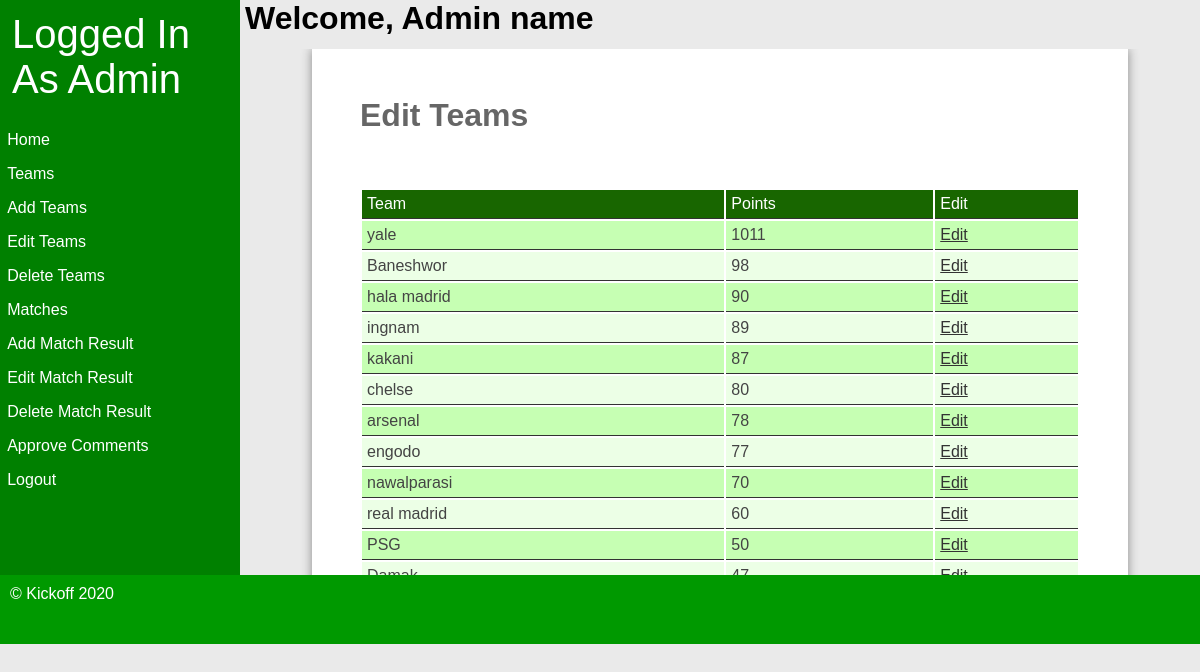
The page /admin_edit_team.php (signed in) on the database its author committed.
### tables this page shows
CREATE TABLE `teams` (
  `team_id` int(11) NOT NULL,
  `team_name` varchar(255) NOT NULL,
  `points` int(11) NOT NULL
);

### admin_edit_team.php (the view, shortened to what this page needs)
<?php  require 'databaseconnection.php';
	   require 'admin_header.php';
?>
		<div class="admin-main">
			<h1 class="admin-welcome">Welcome, Admin name</h1>
			<div class="admin-main-content">
				<main class="home">
					<h1>Edit Teams</h1><br>
					<table class="teams">
						<thead>
							<tr>
								<td>Team</td>
								<td>Points</td>
								<td>Edit</td>
							</tr>
						</thead>
						<tbody>
							<?php
							$editTeams = $connectDatabase->prepare('SELECT * FROM teams ORDER BY points DESC');
							$editTeams->execute();
							foreach ($editTeams as $teamValues) { ?>
								<tr>
								<td><?php echo $teamValues['team_name']; ?></td>
								<td><?php echo $teamValues['points']; ?></td>
								<td><a href="edit_team.php?editTeam=<?php echo $teamValues['team_id']?>">Edit</a></td>
							</tr>
							<?php } ?>
						</tbody>
					</table>
				</main>
			</div>
		</div>
</div>
<?php require 'footer.php' ?>

### styles.css (style rules this page uses)
* { margin: 0; padding: 0; }
html { font-family: 'Oxygen-Regular', verdana, sans-serif; }
body { background-color: #eaeaea; }
main a { color: #333; }
main { min-height: 50vh; background-color: #fff; width: 70vw; display: block; margin: auto; box-shadow: 0px 0px 10px #888; color:#444; }
.home { padding: 4vw; width: 60vw; }
table tr:nth-child(odd) td { background-color: #c6ffb3; }
table tr:nth-child(even) td { background-color: #ecffe6; }
table thead tr td { background-color: #186600 !important; color: white; }
table { width: 100%; margin-top: 20px; }
td { padding: 5px; border-bottom: 1px solid #333; }
main h1 { color: #666; margin-bottom: 0.5em; }
.admin-main { width: 80%; height: 100%; }
.admin-welcome { width: 50%; height: 5%; margin-left: 5px; }
.admin-main-content { width: 100%; height: 95%; overflow-x: hidden; overflow-y: auto; margin-top: 20px; }

### rows shown on the page
teams: team_name "yale", points "1011"
teams: team_name "Baneshwor", points "98"
teams: team_name "hala madrid", points "90"
teams: team_name "ingnam", points "89"
teams: team_name "kakani", points "87"
teams: team_name "chelse", points "80"
teams: team_name "arsenal", points "78"
teams: team_name "engodo", points "77"
teams: team_name "nawalparasi", points "70"
teams: team_name "real madrid", points "60"
teams: team_name "PSG", points "50"
